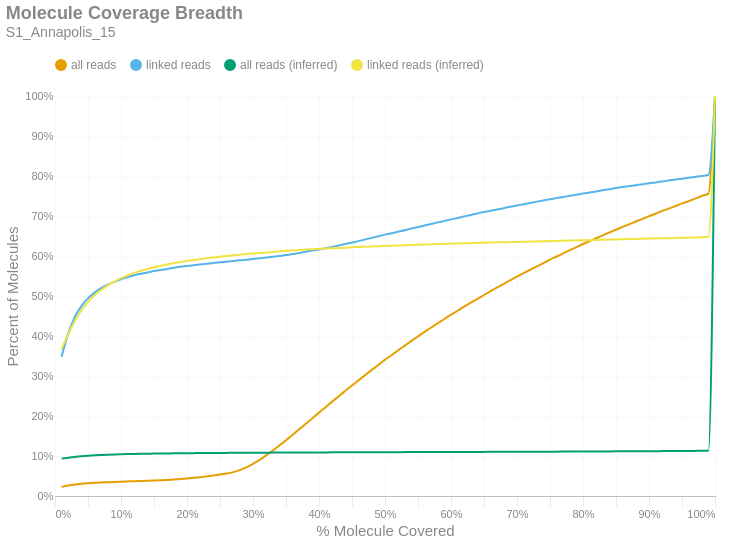

The notebook cell this image was saved under:
### Markdown cell above
### Molecule Read Coverage
This chart shows molecule coverage breadth as computed by the number of bases aligned to that molecule. In other words, "*how much of each unique long molecule is actually sequenced/aligned?*" Keep in mind there is a distinction between sequences and alignments, since some sequences belonging to a particular molecule may not align well and wouldn't appear in the alignment data. This chart also shows molecule coverage breadth as computed by the *inferred fragment* from which the aligned sequences originate. Unlike read coverage, this calculation takes into account the total insert size, including unsequenced gaps between the forward and reverse reads. Like the previous figures, these are cumulative percents.

### Code cell
if SKIPLR:
    print_html(f"Skipped")
else:
    binned_df = consolidated_hist(valids['coverage_bp'], mask, 0.01, True)
    binned_df_inf = consolidated_hist(valids['coverage_inserts'], mask, 0.01, True)
    binned_df = binned_df.with_columns(pl.lit(binned_df_inf['all reads (cumsum)']).alias('all reads (inferred)'))
    binned_df = binned_df.with_columns(pl.lit(binned_df_inf['linked reads (cumsum)']).alias('linked reads (inferred)'))
    binned_df = binned_df.with_columns(
        (pl.col('bin').cast(pl.Float64) + 0.01).alias('right_edge')
    )

    with SafeRender(binned_df):
        (
            density_plot(binned_df, 'Molecule Coverage Breadth', samplename, 'molcov', ['all reads (inferred)','linked reads (inferred)'])
            .encode(
                #x=alt.X('bin:Q', title="% Molecule Covered").axis(format = '%').scale(padding=0),
                x=alt.X('right_edge:Q', title="% Molecule Covered").axis(format='%').scale(padding=0),
                y=alt.Y('value:Q', title='Percent of Molecules')
                    .axis(format='%')
                    .stack(False)
                    .scale(domainMin=0, padding=0),
                color=alt.Color("key:N").scale(domain = ["all reads", "linked reads", "all reads (inferred)", "linked reads (inferred)"]),
                tooltip = [
                    alt.Tooltip("key:N", title = "Data Type"),
                    alt.Tooltip("range_label:N", title="% Molecule Covered"),
                    alt.Tooltip("value:Q", format = ".2%", title="% Molecules")
                ]
            )
        ).display()

### Figure 1 — Vega-Lite specification as saved in the notebook (floating-point values rounded to 4 significant figures)
{"width": "container", "height": 400, "config": {"title": {"anchor": "start", "dy": -15, "fontSize": 18, "color": "#888888", "subtitleColor": "#888888", "subtitleFontSize": 14}, "arc": {"fill": "#0072B2"}, "axis": {"domainColor": "#888888", "domainWidth": 0.5, "gridWidth": 0.2, "grid": false, "titleFontWeight": 400, "titleFontSize": 15, "labelFontSize": 11, "labelColor": "#888888", "tickColor": "#888888", "tickWidth": 0.2, "titleColor": "#888888"}, "axisBand": {"grid": false}, "axisX": {"grid": true, "tickSize": 10, "domainCap": "round"}, "axisY": {"domain": false, "grid": true, "tickSize": 0, "domainCap": "round"}, "background": "transparent", "header": {"labelFontSize": 15, "labelColor": "#888888", "titleFontSize": 15, "titleFontWeight": 600, "titleColor": "#888888"}, "legend": {"labelFont": "sans-serif", "labelFontSize": 12, "labelColor": "#888888", "symbolSize": 100, "symbolType": "circle", "titleFontSize": 12, "titlePadding": 10, "titleColor": "#888888", "title": null, "orient": "top"}, "range": {"category": ["#E69F00", "#56B4E9", "#009E73", "#F0E442", "#0072B2", "#D55E00", "#CC79A7", "#000000"], "diverging": ["#cfe8f3", "#a2d4ec", "#73bfe2", "#46abdb", "#1696d2", "#12719e"]}, "area": {"fill": "#0072B2", "fillOpacity": 0.7, "line": true, "strokeOpacity": 0.7}, "line": {"color": "#0072B2", "stroke": "#0072B2", "strokeWidth": 2}, "trail": {"color": "#0072B2", "stroke": "#0072B2", "strokeWidth": 0, "size": 1}, "point": {"filled": true, "fillOpacity": 1.0, "size": 95}, "text": {"color": "#888888", "fontSize": 11, "align": "right", "fontWeight": 400, "size": 11}, "bar": {"fill": "#0072B2", "stroke": null}, "view": {"stroke": null, "continuousWidth": 660, "continuousHeight": 400}}, "data": {"name": "data-d22424b74685b8a6e3baf859bfdf86b4"}, "mark": {"type": "line", "interpolate": "monotone", "point": {"opacity": 0, "size": 275}}, "encoding": {"color": {"field": "key", "scale": {"domain": ["all reads", "linked reads", "all reads (inferred)", "linked reads (inferred)"]}, "type": "nominal"}, "tooltip": [{"field": "key", "title": "Data Type", "type": "nominal"}, {"field": "range_label", "title": "% Molecule Covered", "type": "nominal"}, {"field": "value", "format": ".2%", "title": "% Molecules", "type": "quantitative"}], "x": {"axis": {"format": "%"}, "field": "right_edge", "scale": {"padding": 0}, "title": "% Molecule Covered", "type": "quantitative"}, "y": {"axis": {"format": "%"}, "field": "value", "scale": {"domainMin": 0, "padding": 0}, "stack": false, "title": "Percent of Molecules", "type": "quantitative"}}, "params": [{"name": "param_c36ac31b6afebe62", "select": {"type": "point", "fields": ["key"]}, "bind": "legend"}], "title": {"text": "Molecule Coverage Breadth", "subtitle": "S1_Annapolis_15"}, "transform": [{"fold": ["all reads (cumsum)", "linked reads (cumsum)", "all reads (inferred)", "linked reads (inferred)"]}, {"calculate": "replace(datum.key, ' (cumsum)', '')", "as": "key"}, {"filter": {"param": "param_c36ac31b6afebe62"}}], "usermeta": {"embedOptions": {"downloadFileName": "S1_Annapolis_15.molcov"}}, "$schema": "https://vega.github.io/schema/vega-lite/v6.1.0.json", "datasets": {"data-d22424b74685b8a6e3baf859bfdf86b4": [{"bin": "0.0", "interval": "0.0-0.01", "all reads": 0.02225, "linked reads": 0.3481, "all reads (cumsum)": 0.02225, "linked reads (cumsum)": 0.3481, "range_label": "0.0-0.01", "all reads (inferred)": 0.09343, "linked reads (inferred)": 0.3674, "right_edge": 0.01}, {"bin": "0.01", "interval": "0.01-0.02", "all reads": 0.003751, "linked reads": 0.05829, "all reads (cumsum)": 0.026, "linked reads (cumsum)": 0.4064, "range_label": "0.01-0.02", "all reads (inferred)": 0.09574, "linked reads (inferred)": 0.4045, "right_edge": 0.02}, {"bin": "0.02", "interval": "0.02-0.03", "all reads": 0.0027, "linked reads": 0.0414, "all reads (cumsum)": 0.0287, "linked reads (cumsum)": 0.4478, "range_label": "0.02-0.03", "all reads (inferred)": 0.09774, "linked reads (inferred)": 0.4375, "right_edge": 0.03}, {"bin": "0.03", "interval": "0.03-0.04", "all reads": 0.001853, "linked reads": 0.02684, "all reads (cumsum)": 0.03056, "linked reads (cumsum)": 0.4747, "range_label": "0.03-0.04", "all reads (inferred)": 0.09939, "linked reads (inferred)": 0.4645, "right_edge": 0.04}, {"bin": "0.04", "interval": "0.04-0.05", "all reads": 0.001368, "linked reads": 0.01948, "all reads (cumsum)": 0.03192, "linked reads (cumsum)": 0.4941, "range_label": "0.04-0.05", "all reads (inferred)": 0.1007, "linked reads (inferred)": 0.4848, "right_edge": 0.05}, {"bin": "0.05", "interval": "0.05-0.06", "all reads": 0.001075, "linked reads": 0.01437, "all reads (cumsum)": 0.033, "linked reads (cumsum)": 0.5085, "range_label": "0.05-0.06", "all reads (inferred)": 0.1018, "linked reads (inferred)": 0.5017, "right_edge": 0.06}, {"bin": "0.06", "interval": "0.06-0.07", "all reads": 0.0008645, "linked reads": 0.01094, "all reads (cumsum)": 0.03386, "linked reads (cumsum)": 0.5194, "range_label": "0.06-0.07", "all reads (inferred)": 0.1026, "linked reads (inferred)": 0.5151, "right_edge": 0.07}, {"bin": "0.07", "interval": "0.07-0.08", "all reads": 0.0007192, "linked reads": 0.008739, "all reads (cumsum)": 0.03458, "linked reads (cumsum)": 0.5282, "range_label": "0.07-0.08", "all reads (inferred)": 0.1033, "linked reads (inferred)": 0.5266, "right_edge": 0.08}, {"bin": "0.08", "interval": "0.08-0.09", "all reads": 0.0006844, "linked reads": 0.007316, "all reads (cumsum)": 0.03527, "linked reads (cumsum)": 0.5355, "range_label": "0.08-0.09", "all reads (inferred)": 0.1039, "linked reads (inferred)": 0.5362, "right_edge": 0.09}, {"bin": "0.09", "interval": "0.09-0.1", "all reads": 0.0006474, "linked reads": 0.006472, "all reads (cumsum)": 0.03591, "linked reads (cumsum)": 0.542, "range_label": "0.09-0.1", "all reads (inferred)": 0.1044, "linked reads (inferred)": 0.5446, "right_edge": 0.1}, {"bin": "0.1", "interval": "0.1-0.11", "all reads": 0.0005898, "linked reads": 0.005252, "all reads (cumsum)": 0.0365, "linked reads (cumsum)": 0.5472, "range_label": "0.1-0.11", "all reads (inferred)": 0.1048, "linked reads (inferred)": 0.5517, "right_edge": 0.11}, {"bin": "0.11", "interval": "0.11-0.12", "all reads": 0.0005813, "linked reads": 0.004694, "all reads (cumsum)": 0.03708, "linked reads (cumsum)": 0.5519, "range_label": "0.11-0.12", "all reads (inferred)": 0.1052, "linked reads (inferred)": 0.5578, "right_edge": 0.12}, {"bin": "0.12", "interval": "0.12-0.13", "all reads": 0.0005152, "linked reads": 0.003745, "all reads (cumsum)": 0.0376, "linked reads (cumsum)": 0.5557, "range_label": "0.12-0.13", "all reads (inferred)": 0.1055, "linked reads (inferred)": 0.5631, "right_edge": 0.13}, {"bin": "0.13", "interval": "0.13-0.14", "all reads": 0.0005582, "linked reads": 0.003257, "all reads (cumsum)": 0.03816, "linked reads (cumsum)": 0.5589, "range_label": "0.13-0.14", "all reads (inferred)": 0.1058, "linked reads (inferred)": 0.5675, "right_edge": 0.14}, {"bin": "0.14", "interval": "0.14-0.15", "all reads": 0.0005935, "linked reads": 0.003348, "all reads (cumsum)": 0.03875, "linked reads (cumsum)": 0.5623, "range_label": "0.14-0.15", "all reads (inferred)": 0.1061, "linked reads (inferred)": 0.5717, "right_edge": 0.15}, {"bin": "0.15", "interval": "0.15-0.16", "all reads": 0.0006767, "linked reads": 0.002762, "all reads (cumsum)": 0.03943, "linked reads (cumsum)": 0.565, "range_label": "0.15-0.16", "all reads (inferred)": 0.1063, "linked reads (inferred)": 0.5755, "right_edge": 0.16}, {"bin": "0.16", "interval": "0.16-0.17", "all reads": 0.0008426, "linked reads": 0.002748, "all reads (cumsum)": 0.04027, "linked reads (cumsum)": 0.5678, "range_label": "0.16-0.17", "all reads (inferred)": 0.1065, "linked reads (inferred)": 0.579, "right_edge": 0.17}, {"bin": "0.17", "interval": "0.17-0.18", "all reads": 0.001034, "linked reads": 0.002685, "all reads (cumsum)": 0.0413, "linked reads (cumsum)": 0.5705, "range_label": "0.17-0.18", "all reads (inferred)": 0.1067, "linked reads (inferred)": 0.5823, "right_edge": 0.18}, {"bin": "0.18", "interval": "0.18-0.19", "all reads": 0.001194, "linked reads": 0.002497, "all reads (cumsum)": 0.0425, "linked reads (cumsum)": 0.573, "range_label": "0.18-0.19", "all reads (inferred)": 0.1069, "linked reads (inferred)": 0.5849, "right_edge": 0.19}, {"bin": "0.19", "interval": "0.19-0.2", "all reads": 0.001379, "linked reads": 0.002002, "all reads (cumsum)": 0.04388, "linked reads (cumsum)": 0.575, "range_label": "0.19-0.2", "all reads (inferred)": 0.107, "linked reads (inferred)": 0.5874, "right_edge": 0.2}, {"bin": "0.2", "interval": "0.2-0.21", "all reads": 0.001548, "linked reads": 0.00205, "all reads (cumsum)": 0.04543, "linked reads (cumsum)": 0.577, "range_label": "0.2-0.21", "all reads (inferred)": 0.1072, "linked reads (inferred)": 0.5899, "right_edge": 0.21}, {"bin": "0.21", "interval": "0.21-0.22", "all reads": 0.001738, "linked reads": 0.001869, "all reads (cumsum)": 0.04716, "linked reads (cumsum)": 0.5789, "range_label": "0.21-0.22", "all reads (inferred)": 0.1073, "linked reads (inferred)": 0.5923, "right_edge": 0.22}, {"bin": "0.22", "interval": "0.22-0.23", "all reads": 0.001885, "linked reads": 0.001792, "all reads (cumsum)": 0.04905, "linked reads (cumsum)": 0.5807, "range_label": "0.22-0.23", "all reads (inferred)": 0.1075, "linked reads (inferred)": 0.5945, "right_edge": 0.23}, {"bin": "0.23", "interval": "0.23-0.24", "all reads": 0.002131, "linked reads": 0.001806, "all reads (cumsum)": 0.05118, "linked reads (cumsum)": 0.5825, "range_label": "0.23-0.24", "all reads (inferred)": 0.1076, "linked reads (inferred)": 0.5964, "right_edge": 0.24}, {"bin": "0.24", "interval": "0.24-0.25", "all reads": 0.00242, "linked reads": 0.001778, "all reads (cumsum)": 0.0536, "linked reads (cumsum)": 0.5843, "range_label": "0.24-0.25", "all reads (inferred)": 0.1077, "linked reads (inferred)": 0.5983, "right_edge": 0.25}, {"bin": "0.25", "interval": "0.25-0.26", "all reads": 0.002653, "linked reads": 0.001583, "all reads (cumsum)": 0.05625, "linked reads (cumsum)": 0.5858, "range_label": "0.25-0.26", "all reads (inferred)": 0.1078, "linked reads (inferred)": 0.6001, "right_edge": 0.26}, {"bin": "0.26", "interval": "0.26-0.27", "all reads": 0.003482, "linked reads": 0.001737, "all reads (cumsum)": 0.05973, "linked reads (cumsum)": 0.5876, "range_label": "0.26-0.27", "all reads (inferred)": 0.1079, "linked reads (inferred)": 0.6019, "right_edge": 0.27}, {"bin": "0.27", "interval": "0.27-0.28", "all reads": 0.004984, "linked reads": 0.001813, "all reads (cumsum)": 0.06472, "linked reads (cumsum)": 0.5894, "range_label": "0.27-0.28", "all reads (inferred)": 0.108, "linked reads (inferred)": 0.6033, "right_edge": 0.28}, {"bin": "0.28", "interval": "0.28-0.29", "all reads": 0.006986, "linked reads": 0.00143, "all reads (cumsum)": 0.0717, "linked reads (cumsum)": 0.5908, "range_label": "0.28-0.29", "all reads (inferred)": 0.1081, "linked reads (inferred)": 0.605, "right_edge": 0.29}, {"bin": "0.29", "interval": "0.29-0.3", "all reads": 0.008634, "linked reads": 0.001646, "all reads (cumsum)": 0.08034, "linked reads (cumsum)": 0.5925, "range_label": "0.29-0.3", "all reads (inferred)": 0.1082, "linked reads (inferred)": 0.6063, "right_edge": 0.3}, {"bin": "0.3", "interval": "0.3-0.31", "all reads": 0.009871, "linked reads": 0.001911, "all reads (cumsum)": 0.09021, "linked reads (cumsum)": 0.5944, "range_label": "0.3-0.31", "all reads (inferred)": 0.1083, "linked reads (inferred)": 0.6076, "right_edge": 0.31}, {"bin": "0.31", "interval": "0.31-0.32", "all reads": 0.01127, "linked reads": 0.001792, "all reads (cumsum)": 0.1015, "linked reads (cumsum)": 0.5962, "range_label": "0.31-0.32", "all reads (inferred)": 0.1084, "linked reads (inferred)": 0.6088, "right_edge": 0.32}, {"bin": "0.32", "interval": "0.32-0.33", "all reads": 0.01214, "linked reads": 0.00189, "all reads (cumsum)": 0.1136, "linked reads (cumsum)": 0.5981, "range_label": "0.32-0.33", "all reads (inferred)": 0.1085, "linked reads (inferred)": 0.6102, "right_edge": 0.33}, {"bin": "0.33", "interval": "0.33-0.34", "all reads": 0.01267, "linked reads": 0.002106, "all reads (cumsum)": 0.1263, "linked reads (cumsum)": 0.6002, "range_label": "0.33-0.34", "all reads (inferred)": 0.1086, "linked reads (inferred)": 0.6117, "right_edge": 0.34}, {"bin": "0.34", "interval": "0.34-0.35", "all reads": 0.01302, "linked reads": 0.002141, "all reads (cumsum)": 0.1393, "linked reads (cumsum)": 0.6023, "range_label": "0.34-0.35", "all reads (inferred)": 0.1086, "linked reads (inferred)": 0.6129, "right_edge": 0.35}, {"bin": "0.35", "interval": "0.35-0.36", "all reads": 0.01355, "linked reads": 0.002608, "all reads (cumsum)": 0.1529, "linked reads (cumsum)": 0.6049, "range_label": "0.35-0.36", "all reads (inferred)": 0.1087, "linked reads (inferred)": 0.6139, "right_edge": 0.36}, {"bin": "0.36", "interval": "0.36-0.37", "all reads": 0.0138, "linked reads": 0.002539, "all reads (cumsum)": 0.1667, "linked reads (cumsum)": 0.6074, "range_label": "0.36-0.37", "all reads (inferred)": 0.1088, "linked reads (inferred)": 0.6149, "right_edge": 0.37}, {"bin": "0.37", "interval": "0.37-0.38", "all reads": 0.01399, "linked reads": 0.003222, "all reads (cumsum)": 0.1807, "linked reads (cumsum)": 0.6107, "range_label": "0.37-0.38", "all reads (inferred)": 0.1089, "linked reads (inferred)": 0.616, "right_edge": 0.38}, {"bin": "0.38", "interval": "0.38-0.39", "all reads": 0.01373, "linked reads": 0.002776, "all reads (cumsum)": 0.1944, "linked reads (cumsum)": 0.6134, "range_label": "0.38-0.39", "all reads (inferred)": 0.1089, "linked reads (inferred)": 0.617, "right_edge": 0.39}, {"bin": "0.39", "interval": "0.39-0.4", "all reads": 0.01409, "linked reads": 0.002992, "all reads (cumsum)": 0.2085, "linked reads (cumsum)": 0.6164, "range_label": "0.39-0.4", "all reads (inferred)": 0.109, "linked reads (inferred)": 0.6179, "right_edge": 0.4}, {"bin": "0.4", "interval": "0.4-0.41", "all reads": 0.01365, "linked reads": 0.002866, "all reads (cumsum)": 0.2221, "linked reads (cumsum)": 0.6193, "range_label": "0.4-0.41", "all reads (inferred)": 0.1091, "linked reads (inferred)": 0.6187, "right_edge": 0.41}, {"bin": "0.41", "interval": "0.41-0.42", "all reads": 0.01384, "linked reads": 0.003473, "all reads (cumsum)": 0.236, "linked reads (cumsum)": 0.6228, "range_label": "0.41-0.42", "all reads (inferred)": 0.1091, "linked reads (inferred)": 0.6194, "right_edge": 0.42}, {"bin": "0.42", "interval": "0.42-0.43", "all reads": 0.01356, "linked reads": 0.003599, "all reads (cumsum)": 0.2495, "linked reads (cumsum)": 0.6264, "range_label": "0.42-0.43", "all reads (inferred)": 0.1091, "linked reads (inferred)": 0.6201, "right_edge": 0.43}, {"bin": "0.43", "interval": "0.43-0.44", "all reads": 0.01337, "linked reads": 0.003522, "all reads (cumsum)": 0.2629, "linked reads (cumsum)": 0.6299, "range_label": "0.43-0.44", "all reads (inferred)": 0.1092, "linked reads (inferred)": 0.6208, "right_edge": 0.44}, {"bin": "0.44", "interval": "0.44-0.45", "all reads": 0.0134, "linked reads": 0.003648, "all reads (cumsum)": 0.2763, "linked reads (cumsum)": 0.6335, "range_label": "0.44-0.45", "all reads (inferred)": 0.1093, "linked reads (inferred)": 0.6217, "right_edge": 0.45}, {"bin": "0.45", "interval": "0.45-0.46", "all reads": 0.01313, "linked reads": 0.003689, "all reads (cumsum)": 0.2894, "linked reads (cumsum)": 0.6372, "range_label": "0.45-0.46", "all reads (inferred)": 0.1093, "linked reads (inferred)": 0.6225, "right_edge": 0.46}, {"bin": "0.46", "interval": "0.46-0.47", "all reads": 0.01293, "linked reads": 0.003989, "all reads (cumsum)": 0.3024, "linked reads (cumsum)": 0.6412, "range_label": "0.46-0.47", "all reads (inferred)": 0.1094, "linked reads (inferred)": 0.6232, "right_edge": 0.47}, {"bin": "0.47", "interval": "0.47-0.48", "all reads": 0.01294, "linked reads": 0.004136, "all reads (cumsum)": 0.3153, "linked reads (cumsum)": 0.6454, "range_label": "0.47-0.48", "all reads (inferred)": 0.1094, "linked reads (inferred)": 0.6239, "right_edge": 0.48}, {"bin": "0.48", "interval": "0.48-0.49", "all reads": 0.01219, "linked reads": 0.004017, "all reads (cumsum)": 0.3275, "linked reads (cumsum)": 0.6494, "range_label": "0.48-0.49", "all reads (inferred)": 0.1095, "linked reads (inferred)": 0.6245, "right_edge": 0.49}, {"bin": "0.49", "interval": "0.49-0.5", "all reads": 0.01336, "linked reads": 0.004017, "all reads (cumsum)": 0.3409, "linked reads (cumsum)": 0.6534, "range_label": "0.49-0.5", "all reads (inferred)": 0.1095, "linked reads (inferred)": 0.6252, "right_edge": 0.5}, {"bin": "0.5", "interval": "0.5-0.51", "all reads": 0.01112, "linked reads": 0.003689, "all reads (cumsum)": 0.352, "linked reads (cumsum)": 0.6571, "range_label": "0.5-0.51", "all reads (inferred)": 0.1096, "linked reads (inferred)": 0.6258, "right_edge": 0.51}, {"bin": "0.51", "interval": "0.51-0.52", "all reads": 0.01241, "linked reads": 0.00378, "all reads (cumsum)": 0.3644, "linked reads (cumsum)": 0.6609, "range_label": "0.51-0.52", "all reads (inferred)": 0.1096, "linked reads (inferred)": 0.6265, "right_edge": 0.52}, {"bin": "0.52", "interval": "0.52-0.53", "all reads": 0.01162, "linked reads": 0.003682, "all reads (cumsum)": 0.376, "linked reads (cumsum)": 0.6645, "range_label": "0.52-0.53", "all reads (inferred)": 0.1097, "linked reads (inferred)": 0.627, "right_edge": 0.53}, {"bin": "0.53", "interval": "0.53-0.54", "all reads": 0.01168, "linked reads": 0.004031, "all reads (cumsum)": 0.3877, "linked reads (cumsum)": 0.6686, "range_label": "0.53-0.54", "all reads (inferred)": 0.1097, "linked reads (inferred)": 0.6275, "right_edge": 0.54}, {"bin": "0.54", "interval": "0.54-0.55", "all reads": 0.01134, "linked reads": 0.003836, "all reads (cumsum)": 0.399, "linked reads (cumsum)": 0.6724, "range_label": "0.54-0.55", "all reads (inferred)": 0.1098, "linked reads (inferred)": 0.6281, "right_edge": 0.55}, {"bin": "0.55", "interval": "0.55-0.56", "all reads": 0.01121, "linked reads": 0.003808, "all reads (cumsum)": 0.4102, "linked reads (cumsum)": 0.6762, "range_label": "0.55-0.56", "all reads (inferred)": 0.1098, "linked reads (inferred)": 0.6287, "right_edge": 0.56}, {"bin": "0.56", "interval": "0.56-0.57", "all reads": 0.01106, "linked reads": 0.003947, "all reads (cumsum)": 0.4213, "linked reads (cumsum)": 0.6802, "range_label": "0.56-0.57", "all reads (inferred)": 0.1099, "linked reads (inferred)": 0.6294, "right_edge": 0.57}, {"bin": "0.57", "interval": "0.57-0.58", "all reads": 0.01062, "linked reads": 0.003941, "all reads (cumsum)": 0.4319, "linked reads (cumsum)": 0.6841, "range_label": "0.57-0.58", "all reads (inferred)": 0.11, "linked reads (inferred)": 0.6299, "right_edge": 0.58}, {"bin": "0.58", "interval": "0.58-0.59", "all reads": 0.0106, "linked reads": 0.00371, "all reads (cumsum)": 0.4425, "linked reads (cumsum)": 0.6878, "range_label": "0.58-0.59", "all reads (inferred)": 0.11, "linked reads (inferred)": 0.6305, "right_edge": 0.59}, {"bin": "0.59", "interval": "0.59-0.6", "all reads": 0.0107, "linked reads": 0.003752, "all reads (cumsum)": 0.4532, "linked reads (cumsum)": 0.6916, "range_label": "0.59-0.6", "all reads (inferred)": 0.1101, "linked reads (inferred)": 0.6309, "right_edge": 0.6}, {"bin": "0.6", "interval": "0.6-0.61", "all reads": 0.009898, "linked reads": 0.003606, "all reads (cumsum)": 0.4631, "linked reads (cumsum)": 0.6952, "range_label": "0.6-0.61", "all reads (inferred)": 0.1101, "linked reads (inferred)": 0.6314, "right_edge": 0.61}, {"bin": "0.61", "interval": "0.61-0.62", "all reads": 0.01035, "linked reads": 0.003864, "all reads (cumsum)": 0.4735, "linked reads (cumsum)": 0.699, "range_label": "0.61-0.62", "all reads (inferred)": 0.1102, "linked reads (inferred)": 0.6319, "right_edge": 0.62}, {"bin": "0.62", "interval": "0.62-0.63", "all reads": 0.009938, "linked reads": 0.003599, "all reads (cumsum)": 0.4834, "linked reads (cumsum)": 0.7026, "range_label": "0.62-0.63", "all reads (inferred)": 0.1102, "linked reads (inferred)": 0.6323, "right_edge": 0.63}, {"bin": "0.63", "interval": "0.63-0.64", "all reads": 0.009661, "linked reads": 0.003648, "all reads (cumsum)": 0.4931, "linked reads (cumsum)": 0.7063, "range_label": "0.63-0.64", "all reads (inferred)": 0.1102, "linked reads (inferred)": 0.6327, "right_edge": 0.64}, {"bin": "0.64", "interval": "0.64-0.65", "all reads": 0.009428, "linked reads": 0.003501, "all reads (cumsum)": 0.5025, "linked reads (cumsum)": 0.7098, "range_label": "0.64-0.65", "all reads (inferred)": 0.1103, "linked reads (inferred)": 0.6331, "right_edge": 0.65}, {"bin": "0.65", "interval": "0.65-0.66", "all reads": 0.009777, "linked reads": 0.003173, "all reads (cumsum)": 0.5123, "linked reads (cumsum)": 0.713, "range_label": "0.65-0.66", "all reads (inferred)": 0.1104, "linked reads (inferred)": 0.6335, "right_edge": 0.66}, {"bin": "0.66", "interval": "0.66-0.67", "all reads": 0.009139, "linked reads": 0.003243, "all reads (cumsum)": 0.5214, "linked reads (cumsum)": 0.7162, "range_label": "0.66-0.67", "all reads (inferred)": 0.1104, "linked reads (inferred)": 0.6341, "right_edge": 0.67}, {"bin": "0.67", "interval": "0.67-0.68", "all reads": 0.009201, "linked reads": 0.003341, "all reads (cumsum)": 0.5306, "linked reads (cumsum)": 0.7195, "range_label": "0.67-0.68", "all reads (inferred)": 0.1105, "linked reads (inferred)": 0.6345, "right_edge": 0.68}, {"bin": "0.68", "interval": "0.68-0.69", "all reads": 0.008865, "linked reads": 0.003501, "all reads (cumsum)": 0.5395, "linked reads (cumsum)": 0.723, "range_label": "0.68-0.69", "all reads (inferred)": 0.1105, "linked reads (inferred)": 0.6348, "right_edge": 0.69}, {"bin": "0.69", "interval": "0.69-0.7", "all reads": 0.009046, "linked reads": 0.00318, "all reads (cumsum)": 0.5485, "linked reads (cumsum)": 0.7262, "range_label": "0.69-0.7", "all reads (inferred)": 0.1106, "linked reads (inferred)": 0.6352, "right_edge": 0.7}, {"bin": "0.7", "interval": "0.7-0.71", "all reads": 0.008568, "linked reads": 0.003257, "all reads (cumsum)": 0.5571, "linked reads (cumsum)": 0.7295, "range_label": "0.7-0.71", "all reads (inferred)": 0.1106, "linked reads (inferred)": 0.6357, "right_edge": 0.71}, {"bin": "0.71", "interval": "0.71-0.72", "all reads": 0.008534, "linked reads": 0.003236, "all reads (cumsum)": 0.5656, "linked reads (cumsum)": 0.7327, "range_label": "0.71-0.72", "all reads (inferred)": 0.1107, "linked reads (inferred)": 0.6361, "right_edge": 0.72}, {"bin": "0.72", "interval": "0.72-0.73", "all reads": 0.008482, "linked reads": 0.003173, "all reads (cumsum)": 0.5741, "linked reads (cumsum)": 0.7359, "range_label": "0.72-0.73", "all reads (inferred)": 0.1107, "linked reads (inferred)": 0.6365, "right_edge": 0.73}, {"bin": "0.73", "interval": "0.73-0.74", "all reads": 0.008095, "linked reads": 0.003111, "all reads (cumsum)": 0.5822, "linked reads (cumsum)": 0.739, "range_label": "0.73-0.74", "all reads (inferred)": 0.1108, "linked reads (inferred)": 0.6368, "right_edge": 0.74}, {"bin": "0.74", "interval": "0.74-0.75", "all reads": 0.00865, "linked reads": 0.002992, "all reads (cumsum)": 0.5908, "linked reads (cumsum)": 0.742, "range_label": "0.74-0.75", "all reads (inferred)": 0.1109, "linked reads (inferred)": 0.6373, "right_edge": 0.75}, {"bin": "0.75", "interval": "0.75-0.76", "all reads": 0.00786, "linked reads": 0.002713, "all reads (cumsum)": 0.5987, "linked reads (cumsum)": 0.7447, "range_label": "0.75-0.76", "all reads (inferred)": 0.1109, "linked reads (inferred)": 0.6377, "right_edge": 0.76}, {"bin": "0.76", "interval": "0.76-0.77", "all reads": 0.007997, "linked reads": 0.002943, "all reads (cumsum)": 0.6067, "linked reads (cumsum)": 0.7477, "range_label": "0.76-0.77", "all reads (inferred)": 0.111, "linked reads (inferred)": 0.6381, "right_edge": 0.77}, {"bin": "0.77", "interval": "0.77-0.78", "all reads": 0.007786, "linked reads": 0.002699, "all reads (cumsum)": 0.6145, "linked reads (cumsum)": 0.7504, "range_label": "0.77-0.78", "all reads (inferred)": 0.1111, "linked reads (inferred)": 0.6385, "right_edge": 0.78}, {"bin": "0.78", "interval": "0.78-0.79", "all reads": 0.007644, "linked reads": 0.002866, "all reads (cumsum)": 0.6221, "linked reads (cumsum)": 0.7532, "range_label": "0.78-0.79", "all reads (inferred)": 0.1111, "linked reads (inferred)": 0.6389, "right_edge": 0.79}, {"bin": "0.79", "interval": "0.79-0.8", "all reads": 0.007885, "linked reads": 0.002818, "all reads (cumsum)": 0.63, "linked reads (cumsum)": 0.756, "range_label": "0.79-0.8", "all reads (inferred)": 0.1112, "linked reads (inferred)": 0.6393, "right_edge": 0.8}, {"bin": "0.8", "interval": "0.8-0.81", "all reads": 0.007084, "linked reads": 0.002664, "all reads (cumsum)": 0.6371, "linked reads (cumsum)": 0.7587, "range_label": "0.8-0.81", "all reads (inferred)": 0.1113, "linked reads (inferred)": 0.6397, "right_edge": 0.81}, {"bin": "0.81", "interval": "0.81-0.82", "all reads": 0.007195, "linked reads": 0.002692, "all reads (cumsum)": 0.6443, "linked reads (cumsum)": 0.7614, "range_label": "0.81-0.82", "all reads (inferred)": 0.1113, "linked reads (inferred)": 0.6401, "right_edge": 0.82}, {"bin": "0.82", "interval": "0.82-0.83", "all reads": 0.007305, "linked reads": 0.002832, "all reads (cumsum)": 0.6516, "linked reads (cumsum)": 0.7642, "range_label": "0.82-0.83", "all reads (inferred)": 0.1114, "linked reads (inferred)": 0.6406, "right_edge": 0.83}, {"bin": "0.83", "interval": "0.83-0.84", "all reads": 0.007183, "linked reads": 0.002748, "all reads (cumsum)": 0.6588, "linked reads (cumsum)": 0.767, "range_label": "0.83-0.84", "all reads (inferred)": 0.1115, "linked reads (inferred)": 0.641, "right_edge": 0.84}, {"bin": "0.84", "interval": "0.84-0.85", "all reads": 0.006909, "linked reads": 0.002866, "all reads (cumsum)": 0.6657, "linked reads (cumsum)": 0.7698, "range_label": "0.84-0.85", "all reads (inferred)": 0.1116, "linked reads (inferred)": 0.6414, "right_edge": 0.85}, {"bin": "0.85", "interval": "0.85-0.86", "all reads": 0.007007, "linked reads": 0.002608, "all reads (cumsum)": 0.6727, "linked reads (cumsum)": 0.7724, "range_label": "0.85-0.86", "all reads (inferred)": 0.1117, "linked reads (inferred)": 0.6418, "right_edge": 0.86}, {"bin": "0.86", "interval": "0.86-0.87", "all reads": 0.006735, "linked reads": 0.002288, "all reads (cumsum)": 0.6794, "linked reads (cumsum)": 0.7747, "range_label": "0.86-0.87", "all reads (inferred)": 0.1117, "linked reads (inferred)": 0.6423, "right_edge": 0.87}, {"bin": "0.87", "interval": "0.87-0.88", "all reads": 0.006814, "linked reads": 0.002399, "all reads (cumsum)": 0.6862, "linked reads (cumsum)": 0.7771, "range_label": "0.87-0.88", "all reads (inferred)": 0.1118, "linked reads (inferred)": 0.6428, "right_edge": 0.88}, {"bin": "0.88", "interval": "0.88-0.89", "all reads": 0.006582, "linked reads": 0.002113, "all reads (cumsum)": 0.6928, "linked reads (cumsum)": 0.7792, "range_label": "0.88-0.89", "all reads (inferred)": 0.1119, "linked reads (inferred)": 0.6431, "right_edge": 0.89}, {"bin": "0.89", "interval": "0.89-0.9", "all reads": 0.006762, "linked reads": 0.002594, "all reads (cumsum)": 0.6996, "linked reads (cumsum)": 0.7818, "range_label": "0.89-0.9", "all reads (inferred)": 0.112, "linked reads (inferred)": 0.6436, "right_edge": 0.9}, {"bin": "0.9", "interval": "0.9-0.91", "all reads": 0.006125, "linked reads": 0.002197, "all reads (cumsum)": 0.7057, "linked reads (cumsum)": 0.784, "range_label": "0.9-0.91", "all reads (inferred)": 0.1121, "linked reads (inferred)": 0.644, "right_edge": 0.91}, {"bin": "0.91", "interval": "0.91-0.92", "all reads": 0.006899, "linked reads": 0.002302, "all reads (cumsum)": 0.7126, "linked reads (cumsum)": 0.7863, "range_label": "0.91-0.92", "all reads (inferred)": 0.1122, "linked reads (inferred)": 0.6444, "right_edge": 0.92}, {"bin": "0.92", "interval": "0.92-0.93", "all reads": 0.00586, "linked reads": 0.002274, "all reads (cumsum)": 0.7185, "linked reads (cumsum)": 0.7886, "range_label": "0.92-0.93", "all reads (inferred)": 0.1123, "linked reads (inferred)": 0.6447, "right_edge": 0.93}, {"bin": "0.93", "interval": "0.93-0.94", "all reads": 0.00631, "linked reads": 0.002511, "all reads (cumsum)": 0.7248, "linked reads (cumsum)": 0.7911, "range_label": "0.93-0.94", "all reads (inferred)": 0.1124, "linked reads (inferred)": 0.6451, "right_edge": 0.94}, {"bin": "0.94", "interval": "0.94-0.95", "all reads": 0.006711, "linked reads": 0.00212, "all reads (cumsum)": 0.7315, "linked reads (cumsum)": 0.7932, "range_label": "0.94-0.95", "all reads (inferred)": 0.1125, "linked reads (inferred)": 0.6456, "right_edge": 0.95}, {"bin": "0.95", "interval": "0.95-0.96", "all reads": 0.005487, "linked reads": 0.00219, "all reads (cumsum)": 0.737, "linked reads (cumsum)": 0.7954, "range_label": "0.95-0.96", "all reads (inferred)": 0.1126, "linked reads (inferred)": 0.646, "right_edge": 0.96}, {"bin": "0.96", "interval": "0.96-0.97", "all reads": 0.006436, "linked reads": 0.002302, "all reads (cumsum)": 0.7434, "linked reads (cumsum)": 0.7977, "range_label": "0.96-0.97", "all reads (inferred)": 0.1128, "linked reads (inferred)": 0.6465, "right_edge": 0.97}, {"bin": "0.97", "interval": "0.97-0.98", "all reads": 0.006599, "linked reads": 0.002511, "all reads (cumsum)": 0.75, "linked reads (cumsum)": 0.8002, "range_label": "0.97-0.98", "all reads (inferred)": 0.1129, "linked reads (inferred)": 0.6471, "right_edge": 0.98}, {"bin": "0.98", "interval": "0.98-0.99", "all reads": 0.005921, "linked reads": 0.002113, "all reads (cumsum)": 0.7559, "linked reads (cumsum)": 0.8024, "range_label": "0.98-0.99", "all reads (inferred)": 0.1132, "linked reads (inferred)": 0.6479, "right_edge": 0.99}, {"bin": "0.99", "interval": "0.99-1.0", "all reads": 0.2441, "linked reads": 0.1976, "all reads (cumsum)": 1.0, "linked reads (cumsum)": 1.0, "range_label": "0.99-1.0", "all reads (inferred)": 1.0, "linked reads (inferred)": 1.0, "right_edge": 1.0}]}}
